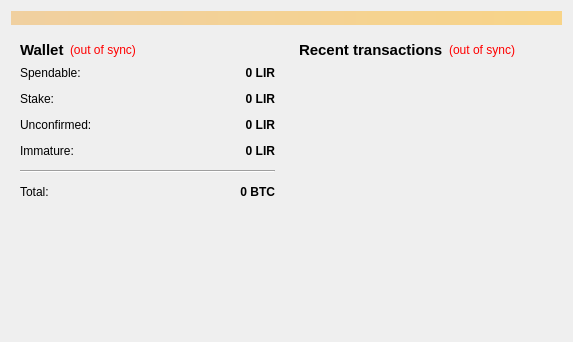
<?xml version="1.0" encoding="UTF-8"?>
<ui version="4.0">
 <class>OverviewPage</class>
 <widget class="QWidget" name="OverviewPage">
  <property name="geometry">
   <rect>
    <x>0</x>
    <y>0</y>
    <width>573</width>
    <height>342</height>
   </rect>
  </property>
  <property name="windowTitle">
   <string>Form</string>
  </property>
  <layout class="QVBoxLayout" name="topLayout">
   <item>
    <widget class="QLabel" name="labelAlerts">
     <property name="visible">
      <bool>false</bool>
     </property>
     <property name="styleSheet">
      <string notr="true">background-color: qlineargradient(x1: 0, y1: 0, x2: 1, y2: 0, stop:0 #F0D0A0, stop:1 #F8D488);  color:#000000
</string>
     </property>
     <property name="wordWrap">
      <bool>true</bool>
     </property>
     <property name="margin">
      <number>3</number>
     </property>
    </widget>
   </item>
   <item>
    <layout class="QHBoxLayout" name="horizontalLayout" stretch="1,1">
     <item>
      <layout class="QVBoxLayout" name="verticalLayout_2">
       <item>
        <widget class="QWidget" name="widget" native="true">
         <layout class="QVBoxLayout" name="verticalLayout_4">
          <item>
           <layout class="QHBoxLayout" name="horizontalLayout_4">
            <item>
             <widget class="QLabel" name="label_5">
              <property name="font">
               <font>
                <pointsize>11</pointsize>
                <weight>75</weight>
                <bold>true</bold>
               </font>
              </property>
              <property name="text">
               <string>Wallet</string>
              </property>
             </widget>
            </item>
            <item>
             <widget class="QLabel" name="labelWalletStatus">
              <property name="toolTip">
               <string>The displayed information may be out of date. Your wallet automatically synchronizes with the LetItRide network after a connection is established, but this process has not completed yet.</string>
              </property>
              <property name="styleSheet">
               <string notr="true">QLabel { color: red; }</string>
              </property>
              <property name="text">
               <string notr="true">(out of sync)</string>
              </property>
              <property name="alignment">
               <set>Qt::AlignLeading|Qt::AlignLeft|Qt::AlignVCenter</set>
              </property>
             </widget>
            </item>
            <item>
             <spacer name="horizontalSpacer_2">
              <property name="orientation">
               <enum>Qt::Horizontal</enum>
              </property>
              <property name="sizeHint" stdset="0">
               <size>
                <width>40</width>
                <height>20</height>
               </size>
              </property>
             </spacer>
            </item>
           </layout>
          </item>
          <item>
           <layout class="QFormLayout" name="formLayout_2">
            <property name="fieldGrowthPolicy">
             <enum>QFormLayout::AllNonFixedFieldsGrow</enum>
            </property>
            <property name="horizontalSpacing">
             <number>12</number>
            </property>
            <property name="verticalSpacing">
             <number>12</number>
            </property>
            <item row="0" column="0">
             <widget class="QLabel" name="label">
              <property name="text">
               <string>Spendable:</string>
              </property>
             </widget>
            </item>
            <item row="0" column="1">
             <widget class="QLabel" name="labelBalance">
              <property name="font">
               <font>
                <weight>75</weight>
                <bold>true</bold>
               </font>
              </property>
              <property name="cursor">
               <cursorShape>IBeamCursor</cursorShape>
              </property>
              <property name="toolTip">
               <string>Your current spendable balance</string>
              </property>
              <property name="text">
               <string notr="true">0 LIR</string>
              </property>
              <property name="alignment">
               <set>Qt::AlignRight|Qt::AlignTrailing|Qt::AlignVCenter</set>
              </property>
              <property name="textInteractionFlags">
               <set>Qt::LinksAccessibleByMouse|Qt::TextSelectableByKeyboard|Qt::TextSelectableByMouse</set>
              </property>
             </widget>
            </item>
            <item row="1" column="0">
             <widget class="QLabel" name="label_6">
              <property name="text">
               <string>Stake:</string>
              </property>
             </widget>
            </item>
            <item row="1" column="1">
             <widget class="QLabel" name="labelStake">
              <property name="font">
               <font>
                <weight>75</weight>
                <bold>true</bold>
               </font>
              </property>
              <property name="cursor">
               <cursorShape>IBeamCursor</cursorShape>
              </property>
              <property name="toolTip">
               <string>Total of coins that was staked, and do not yet count toward the current balance</string>
              </property>
              <property name="text">
               <string notr="true">0 LIR</string>
              </property>
              <property name="alignment">
               <set>Qt::AlignRight|Qt::AlignTrailing|Qt::AlignVCenter</set>
              </property>
              <property name="textInteractionFlags">
               <set>Qt::LinksAccessibleByMouse|Qt::TextSelectableByKeyboard|Qt::TextSelectableByMouse</set>
              </property>
             </widget>
            </item>
            <item row="2" column="0">
             <widget class="QLabel" name="label_3">
              <property name="text">
               <string>Unconfirmed:</string>
              </property>
             </widget>
            </item>
            <item row="2" column="1">
             <widget class="QLabel" name="labelUnconfirmed">
              <property name="font">
               <font>
                <weight>75</weight>
                <bold>true</bold>
               </font>
              </property>
              <property name="cursor">
               <cursorShape>IBeamCursor</cursorShape>
              </property>
              <property name="toolTip">
               <string>Total of transactions that have yet to be confirmed, and do not yet count toward the current balance</string>
              </property>
              <property name="text">
               <string notr="true">0 LIR</string>
              </property>
              <property name="alignment">
               <set>Qt::AlignRight|Qt::AlignTrailing|Qt::AlignVCenter</set>
              </property>
              <property name="textInteractionFlags">
               <set>Qt::LinksAccessibleByMouse|Qt::TextSelectableByKeyboard|Qt::TextSelectableByMouse</set>
              </property>
             </widget>
            </item>
            <item row="3" column="0">
             <widget class="QLabel" name="labelImmatureText">
              <property name="text">
               <string>Immature:</string>
              </property>
             </widget>
            </item>
            <item row="3" column="1">
             <widget class="QLabel" name="labelImmature">
              <property name="font">
               <font>
                <weight>75</weight>
                <bold>true</bold>
               </font>
              </property>
              <property name="toolTip">
               <string>Mined balance that has not yet matured</string>
              </property>
              <property name="text">
               <string notr="true">0 LIR</string>
              </property>
              <property name="alignment">
               <set>Qt::AlignRight|Qt::AlignTrailing|Qt::AlignVCenter</set>
              </property>
              <property name="textInteractionFlags">
               <set>Qt::LinksAccessibleByMouse|Qt::TextSelectableByKeyboard|Qt::TextSelectableByMouse</set>
              </property>
             </widget>
            </item>
            <item row="4" column="0" colspan="2">
             <widget class="Line" name="line">
              <property name="orientation">
               <enum>Qt::Horizontal</enum>
              </property>
             </widget>
            </item>
            <item row="5" column="0">
             <widget class="QLabel" name="labelTotalText">
              <property name="text">
               <string>Total:</string>
              </property>
             </widget>
            </item>
            <item row="5" column="1">
             <widget class="QLabel" name="labelTotal">
              <property name="font">
               <font>
                <weight>75</weight>
                <bold>true</bold>
               </font>
              </property>
              <property name="cursor">
               <cursorShape>IBeamCursor</cursorShape>
              </property>
              <property name="toolTip">
               <string>Your current total balance</string>
              </property>
              <property name="text">
               <string notr="true">0 BTC</string>
              </property>
              <property name="alignment">
               <set>Qt::AlignRight|Qt::AlignTrailing|Qt::AlignVCenter</set>
              </property>
              <property name="textInteractionFlags">
               <set>Qt::LinksAccessibleByMouse|Qt::TextSelectableByKeyboard|Qt::TextSelectableByMouse</set>
              </property>
             </widget>
            </item>
           </layout>
          </item>
         </layout>
        </widget>
       </item>
       <item>
        <spacer name="verticalSpacer">
         <property name="orientation">
          <enum>Qt::Vertical</enum>
         </property>
         <property name="sizeHint" stdset="0">
          <size>
           <width>20</width>
           <height>40</height>
          </size>
         </property>
        </spacer>
       </item>
      </layout>
     </item>
     <item>
      <layout class="QVBoxLayout" name="verticalLayout_3">
       <item>
        <widget class="QWidget" name="widget_2" native="true">
         <layout class="QVBoxLayout" name="verticalLayout">
          <item>
           <layout class="QHBoxLayout" name="horizontalLayout_2">
            <item>
             <widget class="QLabel" name="label_4">
              <property name="font">
               <font>
                <pointsize>11</pointsize>
                <weight>75</weight>
                <bold>true</bold>
               </font>
              </property>
              <property name="text">
               <string>&lt;b&gt;Recent transactions&lt;/b&gt;</string>
              </property>
             </widget>
            </item>
            <item>
             <widget class="QLabel" name="labelTransactionsStatus">
              <property name="toolTip">
               <string>The displayed information may be out of date. Your wallet automatically synchronizes with the LetItRide network after a connection is established, but this process has not completed yet.</string>
              </property>
              <property name="styleSheet">
               <string notr="true">QLabel { color: red; }</string>
              </property>
              <property name="text">
               <string notr="true">(out of sync)</string>
              </property>
              <property name="alignment">
               <set>Qt::AlignRight|Qt::AlignTrailing|Qt::AlignVCenter</set>
              </property>
             </widget>
            </item>
            <item>
             <spacer name="horizontalSpacer">
              <property name="orientation">
               <enum>Qt::Horizontal</enum>
              </property>
              <property name="sizeHint" stdset="0">
               <size>
                <width>40</width>
                <height>20</height>
               </size>
              </property>
             </spacer>
            </item>
           </layout>
          </item>
          <item>
           <widget class="QListView" name="listTransactions">
            <property name="styleSheet">
             <string notr="true">QListView { background: transparent; }</string>
            </property>
            <property name="frameShape">
             <enum>QFrame::NoFrame</enum>
            </property>
            <property name="verticalScrollBarPolicy">
             <enum>Qt::ScrollBarAlwaysOff</enum>
            </property>
            <property name="horizontalScrollBarPolicy">
             <enum>Qt::ScrollBarAlwaysOff</enum>
            </property>
            <property name="selectionMode">
             <enum>QAbstractItemView::NoSelection</enum>
            </property>
           </widget>
          </item>
         </layout>
        </widget>
       </item>
      </layout>
     </item>
    </layout>
   </item>
  </layout>
 </widget>
 <resources/>
 <connections/>
</ui>
